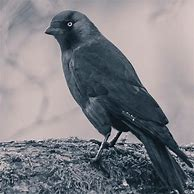
#> input picture bird.jpg, 194 x 194 px, found by its file name
$ python region.py
#> lines starting #> are read from the running program, lines starting #| are printed output that depends on the picture
import numpy as np
import cv2
import matplotlib.pyplot as plt

def calculate_iou(true_mask, pred_mask):
    intersection = np.logical_and(true_mask, pred_mask)
    union = np.logical_or(true_mask, pred_mask)
    iou = np.sum(intersection) / np.sum(union)
    return iou

def calculate_pixel_accuracy(true_mask, pred_mask):
    total_pixels = true_mask.shape[0] * true_mask.shape[1]
    correct_pixels = np.sum(true_mask == pred_mask)
    accuracy = correct_pixels / total_pixels
    return accuracy * 100  # Multiply by 100 to get the percentage

# Load the input image
image = cv2.imread('bird.jpg')
#> image is the input picture: shape (194, 194, 3); mean B, G, R 132.9, 127.4, 127.4
image = cv2.cvtColor(image, cv2.COLOR_BGR2RGB)

# Create a mask with initialized background and foreground regions
mask = np.zeros(image.shape[:2], dtype=np.uint8)
rect = (50, 50, 300, 500)  # Adjust this rectangle to encompass the foreground object
bgd_model = np.zeros((1, 65), dtype=np.float64)
fgd_model = np.zeros((1, 65), dtype=np.float64)

# Apply GrabCut algorithm to segment the foreground object
cv2.grabCut(image, mask, rect, bgd_model, fgd_model, 5, cv2.GC_INIT_WITH_RECT)

# Create a mask where 0 and 2 denote the background and 3 and 1 denote the foreground
segmented_mask = np.where((mask == 0) | (mask == 2), 0, 255).astype(np.uint8)

# Convert the segmented mask to binary masks
masks = [np.where(segmented_mask == 0, 0, 255).astype(np.uint8)]

# Generate a random true mask for demonstration purposes
true_mask = np.random.randint(0, 2, size=image.shape[:2], dtype=np.uint8) * 255

# Calculate IOU and pixel accuracy for each mask
iou_scores = []
pixel_accuracies = []
for mask in masks:
    iou = calculate_iou(true_mask, mask)
    pixel_accuracy = calculate_pixel_accuracy(true_mask, mask)
    iou_scores.append(iou)
    pixel_accuracies.append(pixel_accuracy)
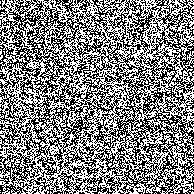
#> true_mask: shape (194, 194); 50.4% white; black in thin lines or dots
#> after the loop, iou_scores = [0.262]; pixel_accuracies = [50]

# Display the segmented image and metrics
plt.figure(figsize=(12, 4))

plt.subplot(131)
plt.imshow(image)
plt.title('Input Image')
plt.axis('off')

plt.subplot(132)
plt.imshow(segmented_mask, cmap='gray')
plt.title('Segmented Mask')
plt.axis('off')

plt.subplot(133)
plt.bar(range(len(masks)), iou_scores, tick_label=['Segment 1'])
plt.ylim(0, 1)
plt.title('IOU Scores')

plt.figure(figsize=(8, 4))
plt.bar(range(len(masks)), pixel_accuracies, tick_label=['Segment 1'])
plt.ylim(0, 100)
plt.title('Pixel Accuracy')
plt.ylabel('Accuracy Percentage')

plt.tight_layout()
plt.show()
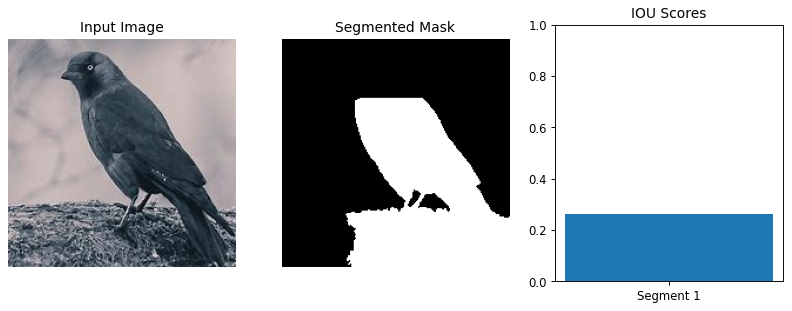
#> figure drawn by matplotlib, 3 panels
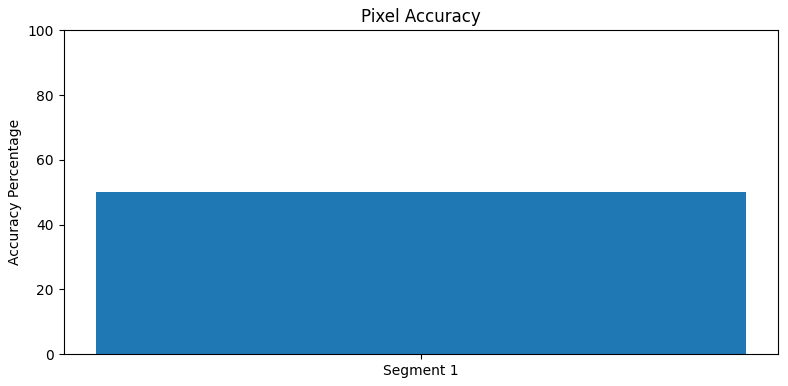
#> figure drawn by matplotlib, 1 panel
